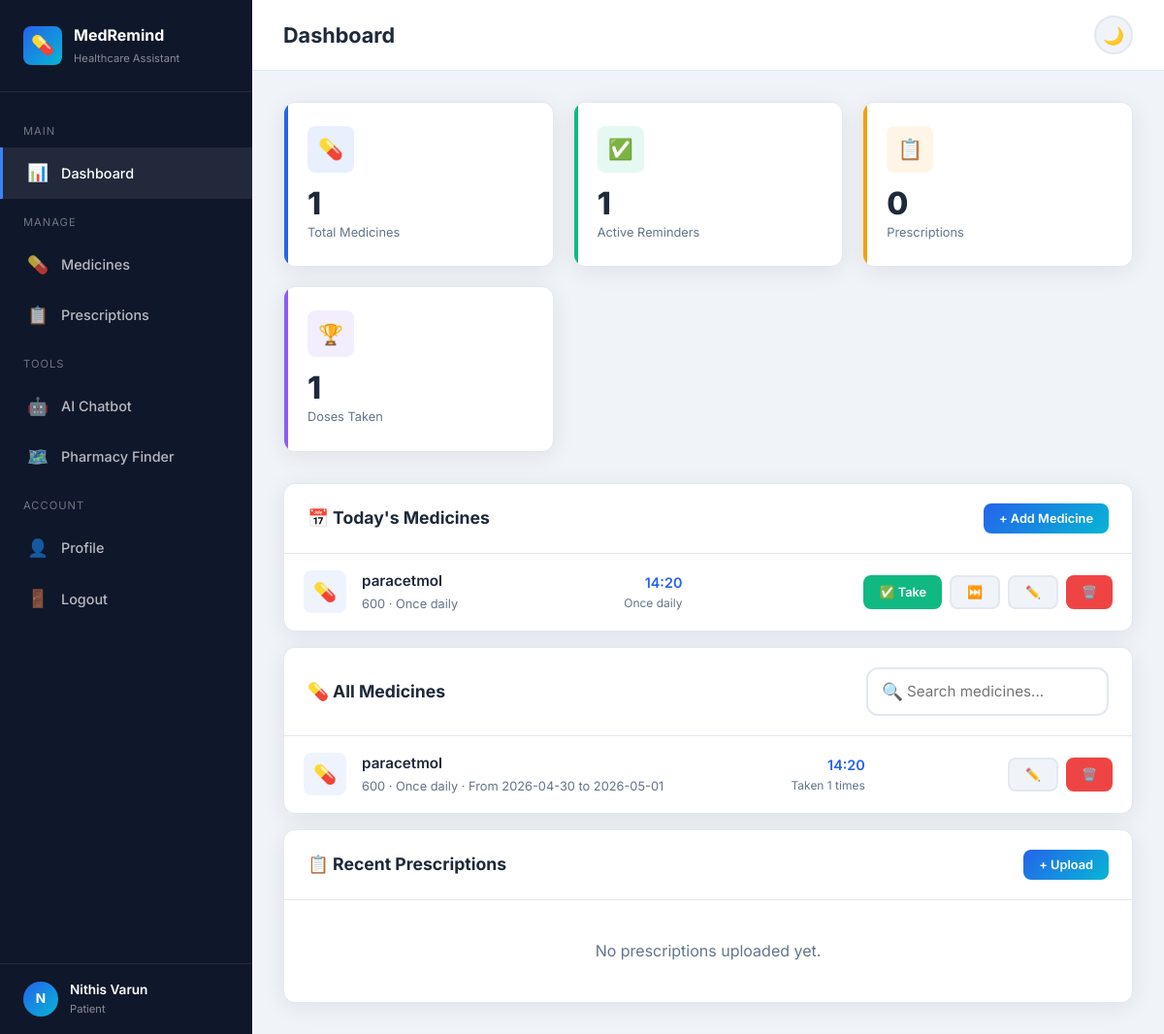
/dashboard (signed in), run on the app's committed database.
### tables this page shows
CREATE TABLE medicines (
            id INTEGER PRIMARY KEY AUTOINCREMENT,
            user_id INTEGER NOT NULL,
            name TEXT NOT NULL,
            dosage TEXT NOT NULL,
            frequency TEXT NOT NULL,
            reminder_time TEXT NOT NULL,
            start_date TEXT NOT NULL,
            end_date TEXT,
            notes TEXT,
            is_active INTEGER DEFAULT 1,
            completed_count INTEGER DEFAULT 0,
            total_count INTEGER DEFAULT 0,
            created_at TIMESTAMP DEFAULT CURRENT_TIMESTAMP,
            FOREIGN KEY (user_id) REFERENCES users (id)
        );

### app.py (the view)
@app.route('/dashboard')
@login_required
def dashboard():
    conn = get_db()
    user_id = session['user_id']
    medicines = conn.execute(
        'SELECT * FROM medicines WHERE user_id = ? AND is_active = 1 ORDER BY reminder_time',
        (user_id,)
    ).fetchall()
    today = datetime.now().strftime('%Y-%m-%d')
    today_medicines = conn.execute(
        '''SELECT * FROM medicines WHERE user_id = ? AND is_active = 1
           AND start_date <= ? AND (end_date IS NULL OR end_date >= ?)
           ORDER BY reminder_time''',
        (user_id, today, today)
    ).fetchall()
    total_medicines = conn.execute(
        'SELECT COUNT(*) as count FROM medicines WHERE user_id = ?',
        (user_id,)
    ).fetchone()['count']
    active_medicines = conn.execute(
        'SELECT COUNT(*) as count FROM medicines WHERE user_id = ? AND is_active = 1',
        (user_id,)
    ).fetchone()['count']
    total_prescriptions = conn.execute(
        'SELECT COUNT(*) as count FROM prescriptions WHERE user_id = ?',
        (user_id,)
    ).fetchone()['count']
    completed_reminders = conn.execute(
        'SELECT COUNT(*) as count FROM reminder_logs WHERE user_id = ? AND status = "taken"',
        (user_id,)
    ).fetchone()['count']
    prescriptions = conn.execute(
        'SELECT * FROM prescriptions WHERE user_id = ? ORDER BY upload_date DESC LIMIT 5',
        (user_id,)
    ).fetchall()
    conn.close()
    stats = {
        'total_medicines': total_medicines,
        'active_medicines': active_medicines,
        'total_prescriptions': total_prescriptions,
        'completed_reminders': completed_reminders
    }
    return render_template('dashboard.html',
                           medicines=medicines,
                           today_medicines=today_medicines,
                           prescriptions=prescriptions,
                           stats=stats)

### app.py (called while the page is built)
def get_db():
    conn = sqlite3.connect(DATABASE)
    conn.row_factory = sqlite3.Row
    return conn

def login_required(f):
    @wraps(f)
    def decorated_function(*args, **kwargs):
        if 'user_id' not in session:
            flash('Please log in to access this page.', 'warning')
            return redirect(url_for('login'))
        return f(*args, **kwargs)
    return decorated_function

### templates/dashboard.html (shortened to what this page needs)
<!DOCTYPE html>
<html lang="en">
<head>
    <link rel="stylesheet" href="{{ url_for('static', filename='css/style.css') }}">
</head>
<body>
    <div class="app-layout">
        <aside class="sidebar">
            <div class="sidebar-header">
                <div class="logo-icon">💊</div>
                <div>
                    <h2>MedRemind</h2>
                    <p>Healthcare Assistant</p>
                </div>
            </div>
            <nav class="sidebar-nav">
                <div class="nav-section">Main</div>
                <a href="{{ url_for('dashboard') }}" class="active"><span class="nav-icon">📊</span> Dashboard</a>
                <div class="nav-section">Manage</div>
                <a href="#medicines" onclick="document.getElementById('medicinesSection').scrollIntoView({behavior:'smooth'})"><span class="nav-icon">💊</span> Medicines</a>
                <a href="#prescriptions" onclick="document.getElementById('prescriptionsSection').scrollIntoView({behavior:'smooth'})"><span class="nav-icon">📋</span> Prescriptions</a>
                <div class="nav-section">Tools</div>
                <a href="{{ url_for('chatbot') }}"><span class="nav-icon">🤖</span> AI Chatbot</a>
                <a href="{{ url_for('pharmacy') }}"><span class="nav-icon">🗺️</span> Pharmacy Finder</a>
                <div class="nav-section">Account</div>
                <a href="{{ url_for('profile') }}"><span class="nav-icon">👤</span> Profile</a>
                <a href="{{ url_for('logout') }}"><span class="nav-icon">🚪</span> Logout</a>
            </nav>
            <div class="sidebar-footer">
                <div class="user-info">
                    <div class="avatar">{{ session.get('full_name', 'U')[0]|upper }}</div>
                    <div>
                        <div class="user-name">{{ session.get('full_name', 'User') }}</div>
                        <div class="user-role">Patient</div>
                    </div>
                </div>
            </div>
        </aside>
        <main class="main-content">
            <div class="topbar">
                <div class="flex items-center gap-2">
                    <h1>Dashboard</h1>
                </div>
                <div class="topbar-actions">
                    <button class="theme-toggle" id="themeToggle" onclick="toggleTheme()">🌙</button>
                </div>
            </div>
            <div class="page-content">
                <div class="stats-grid">
                    <div class="stat-card">
                        <div class="stat-icon">💊</div>
                        <div class="stat-value">{{ stats.total_medicines }}</div>
                        <div class="stat-label">Total Medicines</div>
                    </div>
                    <div class="stat-card">
                        <div class="stat-icon">✅</div>
                        <div class="stat-value">{{ stats.active_medicines }}</div>
                        <div class="stat-label">Active Reminders</div>
                    </div>
                    <div class="stat-card">
                        <div class="stat-icon">📋</div>
                        <div class="stat-value">{{ stats.total_prescriptions }}</div>
                        <div class="stat-label">Prescriptions</div>
                    </div>
                    <div class="stat-card">
                        <div class="stat-icon">🏆</div>
                        <div class="stat-value">{{ stats.completed_reminders }}</div>
                        <div class="stat-label">Doses Taken</div>
                    </div>
                </div>
                <div class="card mb-2" id="medicinesSection">
                    <div class="card-header">
                        <h2>📅 Today's Medicines</h2>
                        <button class="btn btn-primary btn-sm" onclick="openAddMedicineModal()">+ Add Medicine</button>
                    </div>
                    <div class="card-body" style="padding:0">
                        {% if today_medicines %}
                        {% for med in today_medicines %}
                        <div class="medicine-item">
                            <div class="med-info">
                                <div class="med-icon">💊</div>
                                <div>
                                    <div class="med-name">{{ med.name }}</div>
                                    <div class="med-detail">{{ med.dosage }} · {{ med.frequency }}</div>
                                </div>
                            </div>
                            <div class="med-time">
                                <div class="time">{{ med.reminder_time }}</div>
                                <div class="freq">{{ med.frequency }}</div>
                            </div>
                            <div class="med-actions">
                                <button class="btn btn-success btn-sm" onclick="takeMedicine({{ med.id }})" title="Take">✅ Take</button>
                                <button class="btn btn-sm btn-secondary" onclick="skipMedicine({{ med.id }})" title="Skip">⏭️</button>
                                <button class="btn btn-sm btn-secondary" onclick="openEditMedicineModal({{ med.id }})" title="Edit">✏️</button>
                                <button class="btn btn-danger btn-sm" onclick="deleteMedicine({{ med.id }})" title="Delete">🗑️</button>
                            </div>
                        </div>
                        {% endfor %}
                        {% else %}
                        <div style="padding:2rem;text-align:center;color:var(--text-light)">
                            <p style="font-size:2rem;margin-bottom:.5rem">🎉</p>
                            <p>No medicines scheduled for today.</p>
                            <button class="btn btn-primary btn-sm mt-2" onclick="openAddMedicineModal()">+ Add Your First Medicine</button>
                        </div>
                        {% endif %}
                    </div>
                </div>
                <div class="card mb-2">
                    <div class="card-header">
                        <h2>💊 All Medicines</h2>
                        <div class="search-bar" style="margin:0;width:250px">
                            <span class="search-icon">🔍</span>
                            <input type="text" placeholder="Search medicines..." oninput="filterMedicines(this.value)" style="padding-left:2.5rem">
                        </div>
                    </div>
                    <div class="card-body" style="padding:0">
                        {% if medicines %}
                        {% for med in medicines %}
                        <div class="medicine-item">
                            <div class="med-info">
                                <div class="med-icon">💊</div>
                                <div>
                                    <div class="med-name">{{ med.name }}</div>
                                    <div class="med-detail">{{ med.dosage }} · {{ med.frequency }} · From {{ med.start_date }}{% if med.end_date %} to {{ med.end_date }}{% endif %}</div>
                                </div>
                            </div>
                            <div class="med-time">
                                <div class="time">{{ med.reminder_time }}</div>
                                <div class="freq">Taken {{ med.completed_count }} times</div>
                            </div>
                            <div class="med-actions">
                                <button class="btn btn-sm btn-secondary" onclick="openEditMedicineModal({{ med.id }})">✏️</button>
                                <button class="btn btn-danger btn-sm" onclick="deleteMedicine({{ med.id }})">🗑️</button>
                            </div>
                        </div>
                        {% endfor %}
                        {% else %}
                        <div style="padding:2rem;text-align:center;color:var(--text-light)">
                            <p>No medicines added yet.</p>
                        </div>
                        {% endif %}
                    </div>
                </div>
                <div class="card" id="prescriptionsSection">
                    <div class="card-header">
                        <h2>📋 Recent Prescriptions</h2>
                        <button class="btn btn-primary btn-sm" onclick="openPrescriptionModal()">+ Upload</button>
                    </div>
                    <div class="card-body">
                        {% if prescriptions %}
                        <div class="prescription-grid">
                            {% for presc in prescriptions %}
                            <div class="prescription-card">
                                <div class="presc-preview">
                                    {% if presc.original_name.endswith('.pdf') %}📄{% else %}🖼️{% endif %}
                                </div>
                                <div class="presc-info">
                                    <div class="presc-name">{{ presc.original_name }}</div>
                                    <div class="presc-meta">{{ presc.description or 'No description' }} · {{ presc.upload_date }}</div>
                                    {% if presc.doctor_name %}<div class="presc-meta">Dr. {{ presc.doctor_name }}</div>{% endif %}
                                </div>
                                <div class="presc-actions">
                                    <a href="{{ url_for('serve_upload', filename=presc.filename) }}" target="_blank" class="btn btn-sm btn-secondary">👁️ View</a>
                                    <button class="btn btn-danger btn-sm" onclick="deletePrescription({{ presc.id }})">🗑️</button>
                                </div>
                            </div>
                            {% endfor %}
                        </div>
                        {% else %}
                        <div style="text-align:center;color:var(--text-light);padding:1rem">
                            <p>No prescriptions uploaded yet.</p>
                        </div>
                        {% endif %}
                    </div>
                </div>
            </div>
        </main>
    </div>
</body>
</html>

### data on the page
medicines: name "paracetmol", dosage "600", frequency "Once daily", reminder_time "14:20", start_date "2026-04-30", end_date "2026-05-01", completed_count "1"

### other printed values
{{ session.get('full_name', 'U')[0]|upper }} "N"
{{ session.get('full_name', 'User') }} "Nithis Varun"
{{ stats.total_medicines }} "1"
{{ stats.active_medicines }} "1"
{{ stats.total_prescriptions }} "0"
{{ stats.completed_reminders }} "1"
